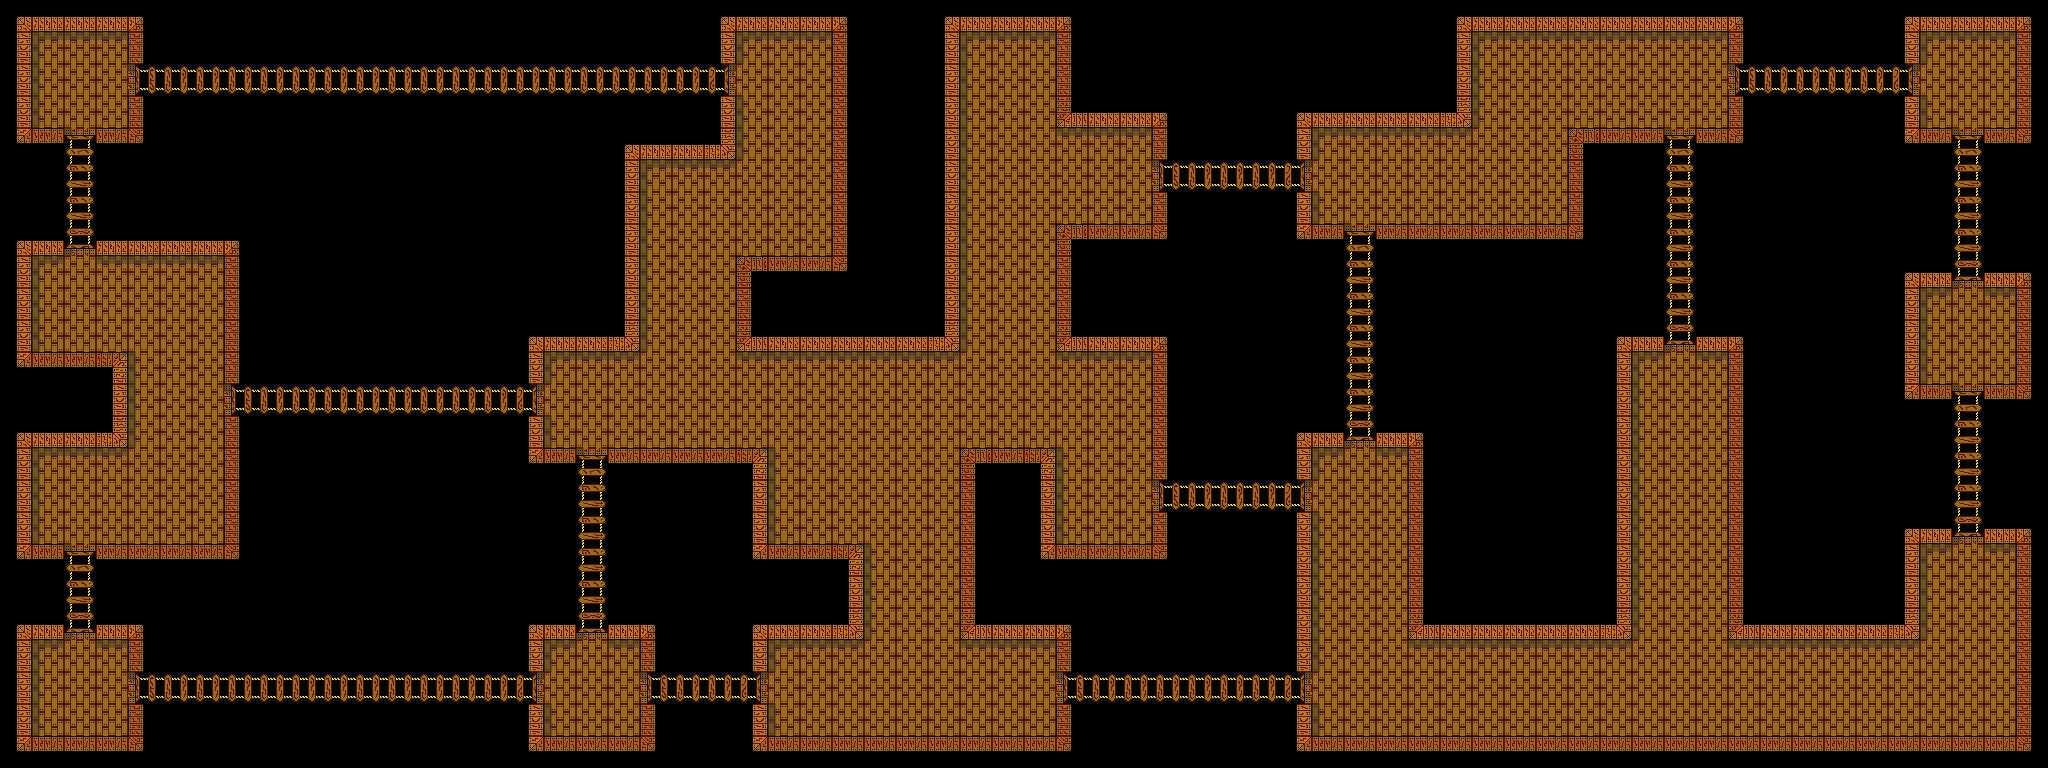

Below is a game level as drawn by its tile map, then a one-line description and the .tmx that defines it (tile-layer data replaced by summaries):
An orthogonal 64x24 tile map with 32x32 px tiles, 1 tile layer (Base).

<map version="1.2" tiledversion="1.2.0" orientation="orthogonal" renderorder="right-down" width="64" height="24" tilewidth="32" tileheight="32" infinite="0" nextlayerid="2" nextobjectid="1">
 <tileset firstgid="1" name="WoodenFort" tilewidth="32" tileheight="32" tilecount="23" columns="0">
  <grid orientation="orthogonal" width="1" height="1" />
  <tile id="0">
   <properties>
    <property name="solid" type="bool" value="true" />
   </properties>
   <image width="32" height="32" source="../tiles/woodenfort-fort-tl.png" />
  </tile>
  <tile id="1">
   <properties>
    <property name="solid" type="bool" value="true" />
   </properties>
   <image width="32" height="32" source="../tiles/woodenfort-fort-tm.png" />
  </tile>
  <tile id="2">
   <properties>
    <property name="solid" type="bool" value="true" />
   </properties>
   <image width="32" height="32" source="../tiles/woodenfort-fort-tr.png" />
  </tile>
  <tile id="3">
   <properties>
    <property name="solid" type="bool" value="true" />
   </properties>
   <image width="32" height="32" source="../tiles/woodenfort-fort-clt.png" />
  </tile>
  <tile id="4">
   <properties>
    <property name="solid" type="bool" value="true" />
   </properties>
   <image width="32" height="32" source="../tiles/woodenfort-fort-crt.png" />
  </tile>
  <tile id="5">
   <properties>
    <property name="solid" type="bool" value="true" />
   </properties>
   <image width="32" height="32" source="../tiles/woodenfort-fort-ml.png" />
  </tile>
  <tile id="6">
   <properties>
    <property name="solid" type="bool" value="true" />
   </properties>
   <image width="32" height="32" source="../tiles/woodenfort-empty.png" />
  </tile>
  <tile id="7">
   <properties>
    <property name="solid" type="bool" value="true" />
   </properties>
   <image width="32" height="32" source="../tiles/woodenfort-fort-mr.png" />
  </tile>
  <tile id="8">
   <properties>
    <property name="solid" type="bool" value="true" />
   </properties>
   <image width="32" height="32" source="../tiles/woodenfort-fort-cld.png" />
  </tile>
  <tile id="9">
   <properties>
    <property name="solid" type="bool" value="true" />
   </properties>
   <image width="32" height="32" source="../tiles/woodenfort-fort-crb.png" />
  </tile>
  <tile id="10">
   <properties>
    <property name="solid" type="bool" value="true" />
   </properties>
   <image width="32" height="32" source="../tiles/woodenfort-fort-bl.png" />
  </tile>
  <tile id="11">
   <properties>
    <property name="solid" type="bool" value="true" />
   </properties>
   <image width="32" height="32" source="../tiles/woodenfort-fort-bm.png" />
  </tile>
  <tile id="12">
   <properties>
    <property name="solid" type="bool" value="true" />
   </properties>
   <image width="32" height="32" source="../tiles/woodenfort-fort-br.png" />
  </tile>
  <tile id="13">
   <properties>
    <property name="solid" type="bool" value="false" />
   </properties>
   <image width="32" height="32" source="../tiles/woodenfort-fort-floor-ilts.png" />
  </tile>
  <tile id="14">
   <properties>
    <property name="solid" type="bool" value="false" />
   </properties>
   <image width="32" height="32" source="../tiles/woodenfort-fort-floor-its.png" />
  </tile>
  <tile id="15">
   <properties>
    <property name="solid" type="bool" value="false" />
   </properties>
   <image width="32" height="32" source="../tiles/woodenfort-bridge-el.png" />
  </tile>
  <tile id="16">
   <properties>
    <property name="solid" type="bool" value="false" />
   </properties>
   <image width="32" height="32" source="../tiles/woodenfort-bridge-h.png" />
  </tile>
  <tile id="17">
   <properties>
    <property name="solid" type="bool" value="false" />
   </properties>
   <image width="32" height="32" source="../tiles/woodenfort-bridge-er.png" />
  </tile>
  <tile id="18">
   <properties>
    <property name="solid" type="bool" value="false" />
   </properties>
   <image width="32" height="32" source="../tiles/woodenfort-fort-floor-ils.png" />
  </tile>
  <tile id="19">
   <properties>
    <property name="solid" type="bool" value="false" />
   </properties>
   <image width="32" height="32" source="../tiles/woodenfort-fort-floor-ins.png" />
  </tile>
  <tile id="20">
   <properties>
    <property name="solid" type="bool" value="false" />
   </properties>
   <image width="32" height="32" source="../tiles/woodenfort-bridge-et.png" />
  </tile>
  <tile id="21">
   <properties>
    <property name="solid" type="bool" value="false" />
   </properties>
   <image width="32" height="32" source="../tiles/woodenfort-bridge-v.png" />
  </tile>
  <tile id="22">
   <properties>
    <property name="solid" type="bool" value="false" />
   </properties>
   <image width="32" height="32" source="../tiles/woodenfort-bridge-eb.png" />
  </tile>
 </tileset>
 <layer id="1" name="Base" width="64" height="24">
  <data>[1536 cells, 1536 non-empty, 23 distinct tile ids]</data>
 </layer>
</map>